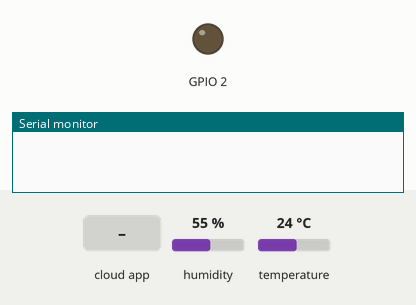
Simulated run of this sketch. Board: ESP32. On the bench: output pins drawn as LEDs (lit = HIGH), the last lines printed to the serial monitor. The inputs (shaded band) are chosen by the test bench; at power-on: humidity 55 %, temperature 24 °C. WiFi joins after 1.5 s; servers stay silent unless stated.

Above: at 2.7 s.
2.8 s: the phone or cloud app sets light to 1
At 3.4 s:
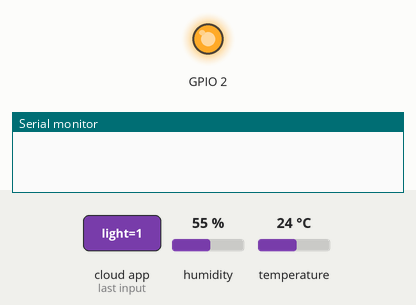
4.5 s: the phone or cloud app sets light to 0
At 5.8 s:
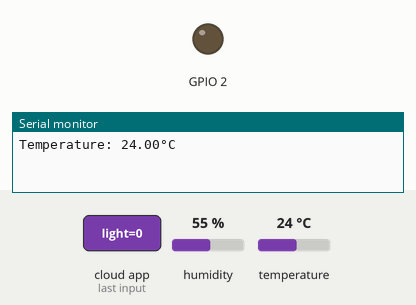
Timing chart, 0 to 7.5 s (numbered marks = the images above; inputs shaded):
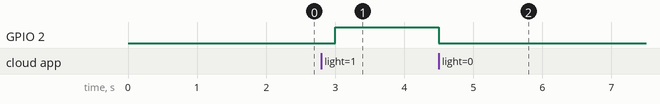

The sketch:

Home_Automation_aug06a.ino
```cpp
#include "arduino_secrets.h"
#include <DHT.h>
#include <DHT_U.h>
/*
  Sketch generated by the Arduino IoT Cloud Thing "Untitled 2"
  https://create.arduino.cc/cloud/things/8b4309bf-7eb0-41f4-98cc-148fed0f8394

  Arduino IoT Cloud Variables description

  The following variables are automatically generated and updated when changes are made to the Thing

  CloudLight light;
  CloudTemperatureSensor temperature;

  Variables which are marked as READ/WRITE in the Cloud Thing will also have functions
  which are called when their values are changed from the Dashboard.
  These functions are generated with the Thing and added at the end of this sketch.
*/

#include "thingProperties.h"

#define DHTPIN 15 //Digital pin connected to DHT sensor
#define DHTTYPE DHT11 //DHT11
DHT dht(DHTPIN,DHTTYPE);

unsigned long previousMillis=0; //Stores last time data was sent
const long interval = 5000;

void setup() {
  // Initialize serial and wait for port to open:
  Serial.begin(9600);
  pinMode(2,OUTPUT);
  // This delay gives the chance to wait for a Serial Monitor without blocking if none is found
  delay(1500);

  // Defined in thingProperties.h
  initProperties();

  // Connect to Arduino IoT Cloud
  ArduinoCloud.begin(ArduinoIoTPreferredConnection);

  /*
     The following function allows you to obtain more information
     related to the state of network and IoT Cloud connection and errors
     the higher number the more granular information you’ll get.
     The default is 0 (only errors).
     Maximum is 4
 */
  setDebugMessageLevel(2);
  ArduinoCloud.printDebugInfo();
}

void loop() {
  ArduinoCloud.update();
  // Your code here
  unsigned long currentMillis = millis();

  if(currentMillis - previousMillis >= interval) {
    previousMillis = currentMillis;
    sendDHT11Data();
  }

}


/*
  Since Light is READ_WRITE variable, onLightChange() is
  executed every time a new value is received from IoT Cloud.
*/
void onLightChange()  {
  digitalWrite(2,light);
  // Add your code here to act upon Light change
}

void sendDHT11Data() {

  temperature = dht.readTemperature();

  if(isnan(temperature)) {
Serial.println("Failed to read DHT sensor!");
  return;
}

  Serial.print("Temperature: ");
  Serial.print(temperature);
  Serial.print("°C");
}
```

arduino_secrets.h
```cpp
#define SECRET_DEVICE_KEY ""
#define SECRET_OPTIONAL_PASS ""
#define SECRET_SSID ""
```

thingProperties.h
```cpp
// Code generated by Arduino IoT Cloud, DO NOT EDIT.

#include <ArduinoIoTCloud.h>
#include <Arduino_ConnectionHandler.h>

const char DEVICE_LOGIN_NAME[]  = "665ff096-c704-4b70-9971-b9006949208b";

const char SSID[]               = SECRET_SSID;    // Network SSID (name)
const char PASS[]               = SECRET_OPTIONAL_PASS;    // Network password (use for WPA, or use as key for WEP)
const char DEVICE_KEY[]  = SECRET_DEVICE_KEY;    // Secret device password

void onLightChange();

CloudLight light;
CloudTemperatureSensor temperature;

void initProperties(){

  ArduinoCloud.setBoardId(DEVICE_LOGIN_NAME);
  ArduinoCloud.setSecretDeviceKey(DEVICE_KEY);
  ArduinoCloud.addProperty(light, READWRITE, ON_CHANGE, onLightChange);
  ArduinoCloud.addProperty(temperature, READ, ON_CHANGE, NULL);

}

WiFiConnectionHandler ArduinoIoTPreferredConnection(SSID, PASS);
```

Measured:
- after the input at 2.8 s, GPIO 2: LOW → HIGH after 0.20 s
- after the input at 4.5 s, GPIO 2: HIGH → LOW at once
